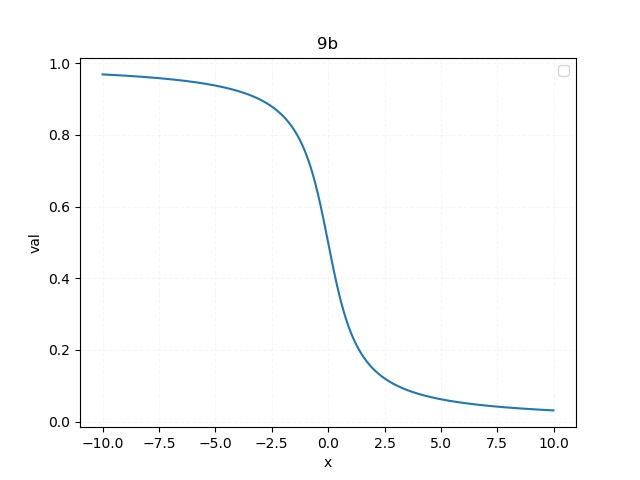

The Python source for this figure:
# Import our modules that we are using
import matplotlib.pyplot as plt
import numpy as np
import math

x_axis=[]
y_axis=[]
# Create the vectors X and Y
for i in range(-1000,1000,1):
    x = i/100
    y = (1/2) - (1/3.14)*math.atan(x)
    x_axis.append(x)
    y_axis.append(y)


# Create the plot
plt.plot(x_axis,y_axis)

# Add a title
plt.title('9b')

# Add X and y Label
plt.xlabel('x')
plt.ylabel('val')

# Add a grid
plt.grid(alpha=.1,linestyle='--')

# Add a Legend
plt.legend()

# Show the plot
plt.show()
